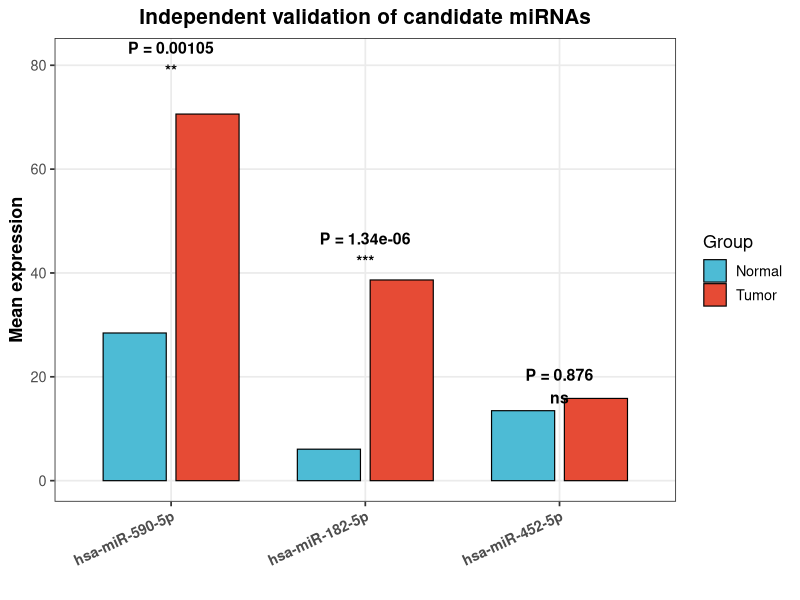
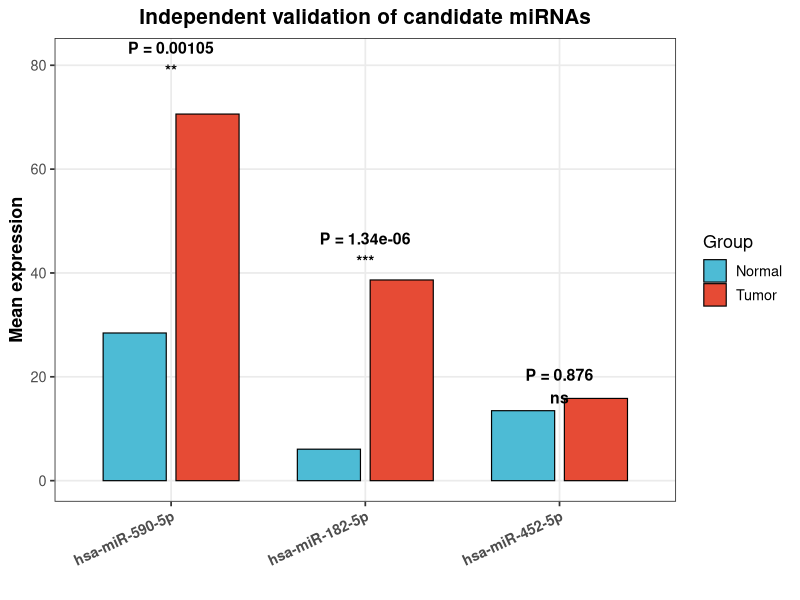
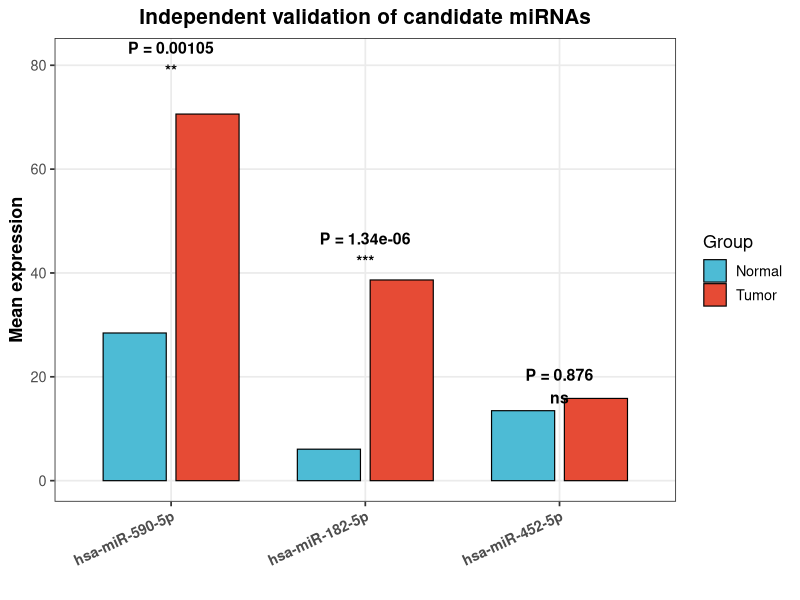
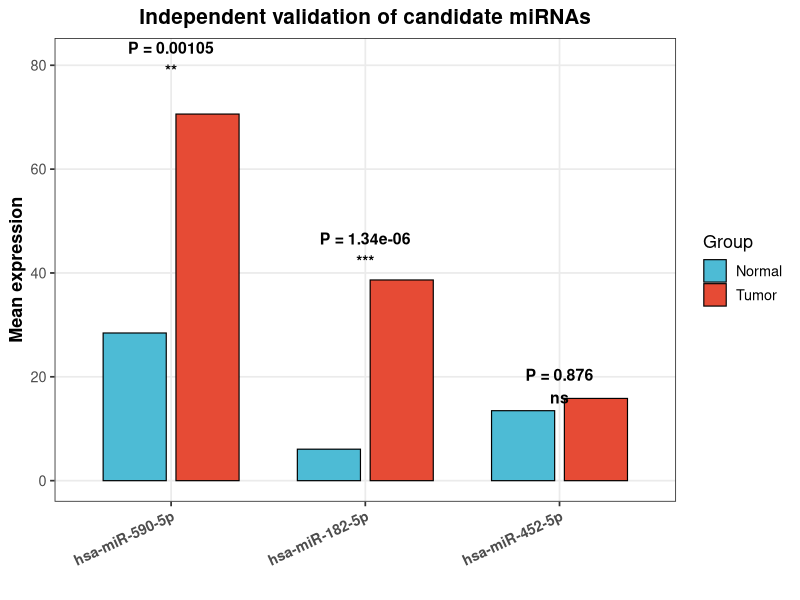

Recreate these plots in R, in order.
install.packages("tidyr")
# =========================================================
# miRNA validation bar plot
# Tumor vs Normal mean expression
# =========================================================

library(ggplot2)
library(dplyr)
library(tidyr)

outdir <- "17_miRNA_Validation_BarPlot"
dir.create(outdir, showWarnings = FALSE)

# -----------------------------
# Input validation results
# -----------------------------

val_df <- data.frame(
  miRNA = c(
    "hsa-miR-590-5p",
    "hsa-miR-182-5p",
    "hsa-miR-452-5p"
  ),
  Validation_ID = c(
    "hsa-miR-590-5p",
    "hsa-miR-182",
    "hsa-miR-452"
  ),
  Tumor_mean = c(
    70.60078,
    38.65105,
    15.84012
  ),
  Normal_mean = c(
    28.44018,
    6.065257,
    13.47831
  ),
  Direction = c(
    "Up",
    "Up",
    "Up"
  ),
  P_value = c(
    0.00105,
    1.34E-06,
    0.876
  ),
  stringsAsFactors = FALSE
)

# -----------------------------
# Prepare data for plotting
# -----------------------------

plot_df <- val_df %>%
  select(miRNA, Tumor_mean, Normal_mean, P_value) %>%
  pivot_longer(
    cols = c(Normal_mean, Tumor_mean),
    names_to = "Group",
    values_to = "Mean_expression"
  ) %>%
  mutate(
    Group = ifelse(Group == "Normal_mean", "Normal", "Tumor"),
    Group = factor(Group, levels = c("Normal", "Tumor")),
    miRNA = factor(
      miRNA,
      levels = c(
        "hsa-miR-590-5p",
        "hsa-miR-182-5p",
        "hsa-miR-452-5p"
      )
    )
  )

# Significance labels
sig_df <- val_df %>%
  mutate(
    Significance = case_when(
      P_value < 0.001 ~ "***",
      P_value < 0.01  ~ "**",
      P_value < 0.05  ~ "*",
      TRUE ~ "ns"
    ),
    y_pos = pmax(Tumor_mean, Normal_mean) * 1.15
  )

# -----------------------------
# Bar plot
# -----------------------------

p_val <- ggplot(
  plot_df,
  aes(
    x = miRNA,
    y = Mean_expression,
    fill = Group
  )
) +
  geom_col(
    position = position_dodge(width = 0.75),
    width = 0.65,
    color = "black",
    linewidth = 0.4
  ) +
  geom_text(
    data = sig_df,
    aes(
      x = miRNA,
      y = y_pos,
      label = paste0("P = ", signif(P_value, 3), "\n", Significance)
    ),
    inherit.aes = FALSE,
    size = 4,
    fontface = "bold"
  ) +
  scale_fill_manual(
    values = c(
      "Normal" = "#4DBBD5",
      "Tumor" = "#E64B35"
    )
  ) +
  labs(
    title = "Independent validation of candidate miRNAs",
    x = "",
    y = "Mean expression",
    fill = "Group"
  ) +
  theme_bw(base_size = 13) +
  theme(
    plot.title = element_text(
      hjust = 0.5,
      face = "bold",
      size = 15
    ),
    axis.text.x = element_text(
      angle = 25,
      hjust = 1,
      face = "bold"
    ),
    axis.title.y = element_text(face = "bold"),
    legend.position = "right",
    panel.grid.minor = element_blank()
  )

print(p_val)

# -----------------------------
# Save files
# -----------------------------

ggsave(
  file.path(outdir, "Figure_miRNA_Validation_BarPlot_FINAL.png"),
  p_val,
  width = 8,
  height = 6,
  dpi = 600
)

ggsave(
  file.path(outdir, "Figure_miRNA_Validation_BarPlot_FINAL.tiff"),
  p_val,
  width = 8,
  height = 6,
  dpi = 600,
  compression = "lzw"
)

ggsave(
  file.path(outdir, "Figure_miRNA_Validation_BarPlot_FINAL.pdf"),
  p_val,
  width = 8,
  height = 6
)

write.csv(
  val_df,
  file.path(outdir, "Table_miRNA_Validation_Results_FINAL.csv"),
  row.names = FALSE
)

list.files(outdir)
